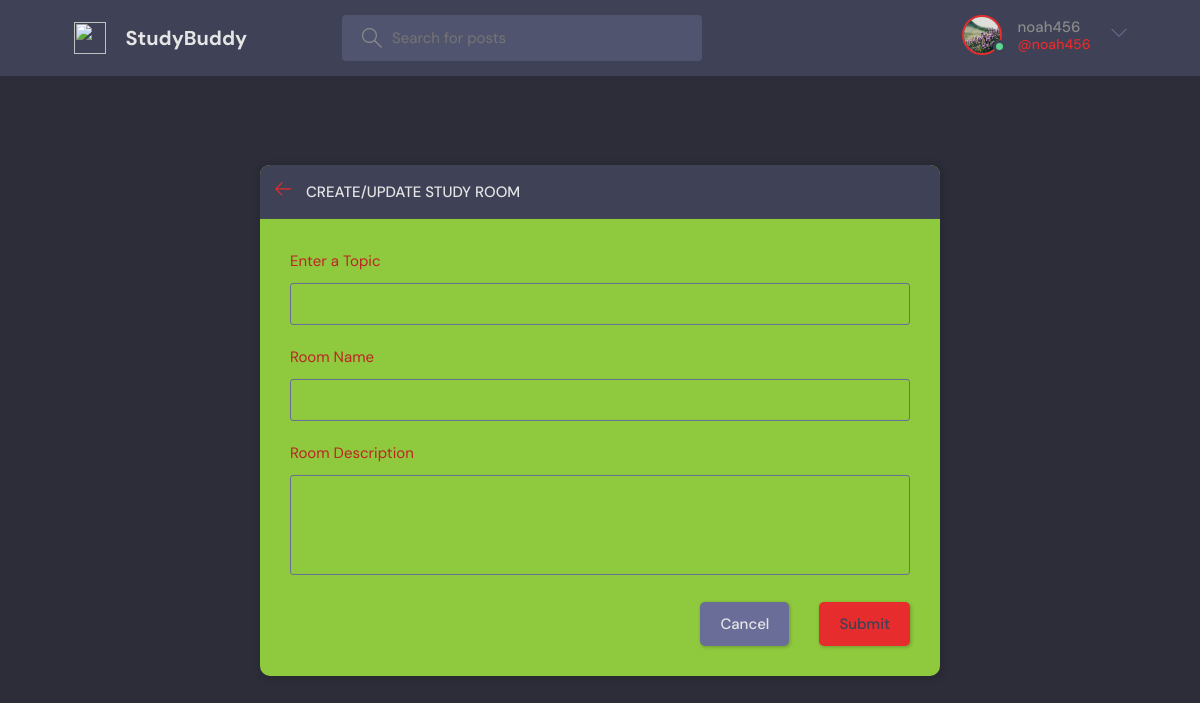
Page /create-room/ (signed in) on the committed database.
### base/models.py (models this page shows)
class User(AbstractUser):
    name = models.CharField(max_length=200, null=True)
    email = models.EmailField(unique=True, null=True)
    bio = models.TextField(null=True)
    avatar = models.ImageField(null=True, default="avatar.svg")
    USERNAME_FIELD = 'username'
    REQUIRED_FIELDS = []

### base/views.py (the view, shortened to what this page needs)
# urls.py: path('create-room/', views.createRoom, name="create-room"),
@login_required(login_url='login')
def createRoom(request):
    form = RoomForm()
    topics = Topic.objects.all()
    context = {'form': form, 'topics': topics}
    return render(request, 'base/room_form.html', context)

### base/forms.py
class RoomForm(ModelForm):
    class Meta:
        model = Room
        fields = '__all__'
        exclude = ['host', 'participants']

### base/templates/base/room_form.html (shortened to what this page needs)
{% extends 'main.html' %}
{% block content %}
<main class="create-room layout">
  <div class="container">
    <div class="layout__box">
      <div class="layout__boxHeader">
        <div class="layout__boxTitle">
          <a href="{{request.META.HTTP_REFERER}}">
            <svg version="1.1" xmlns="http://www.w3.org/2000/svg" width="32" height="32" viewBox="0 0 32 32">
              <title>arrow-left</title>
              <path
                d="M13.723 2.286l-13.723 13.714 13.719 13.714 1.616-1.611-10.96-10.96h27.625v-2.286h-27.625l10.965-10.965-1.616-1.607z">
              </path>
            </svg>
          </a>
          <h3>Create/Update Study Room</h3>
        </div>
      </div>
      <div class="layout__body">
        <form class="form" action="" method="POST">
          <div class="form__group">
            <label for="room_topic">Enter a Topic</label>
            <input required type="text" value="{{room.topic.name}}" name="topic" list="topic-list" />
          </div>
          <div class="form__group">
            <label for="room_name">Room Name</label>
            {{form.name}}
          </div>
          <div class="form__group">
            <label for="room_description">Room Description</label>
            {{form.description}}
          </div>
          <div class="form__action">
            <a class="btn btn--dark" href="{{request.META.HTTP_REFERER}}">Cancel</a>
            <button class="btn btn--main" type="submit">Submit</button>
          </div>
        </form>
      </div>
    </div>
  </div>
</main>
{% endblock content %}

### templates/navbar.html (shortened to what this page needs)
{% load static %}
<header class="header header--loggedIn">
    <div class="container">
        <a href="{% url 'home' %}" class="header__logo">
            <img src="{% static 'images/logo.svg' %}" />
            <h1>StudyBuddy</h1>
        </a>
        <form class="header__search" method="GET" action="{% url 'home' %}">
            <label>
                <input name="q" placeholder="Search for posts" />
            </label>
        </form>
        <nav class="header__menu">
            {% if request.user.is_authenticated %}
            <div class="header__user">
                <a href="{% url 'update-user' %}">
                    <div class="avatar avatar--medium active">
                        <img src="{{request.user.avatar.url}}" />
                    </div>
                    <p>{{request.user.username}} <span>@{{request.user.username}}</span></p>
                </a>
                <button class="dropdown-button">
                    <svg version="1.1" xmlns="http://www.w3.org/2000/svg" width="32" height="32" viewBox="0 0 32 32">
                        <title>chevron-down</title>
                        <path d="M16 21l-13-13h-3l16 16 16-16h-3l-13 13z"></path>
                    </svg>
                </button>
            </div>
            {% else %}
            <a href="{% url 'login' %}">
                <img src="{% static 'images/avatar.svg' %}" />
                <p>Login</p>
            </a>
            {% endif %}
        </nav>
    </div>
</header>

### rows in the picture
User: user.avatar (picture), user.username "noah456"
